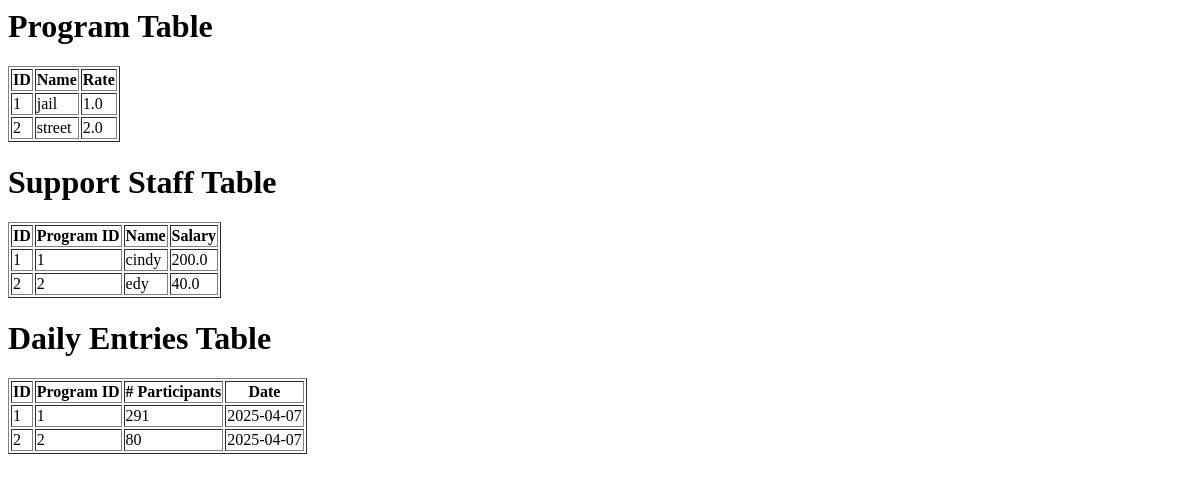
The app's page /view_database, older data.
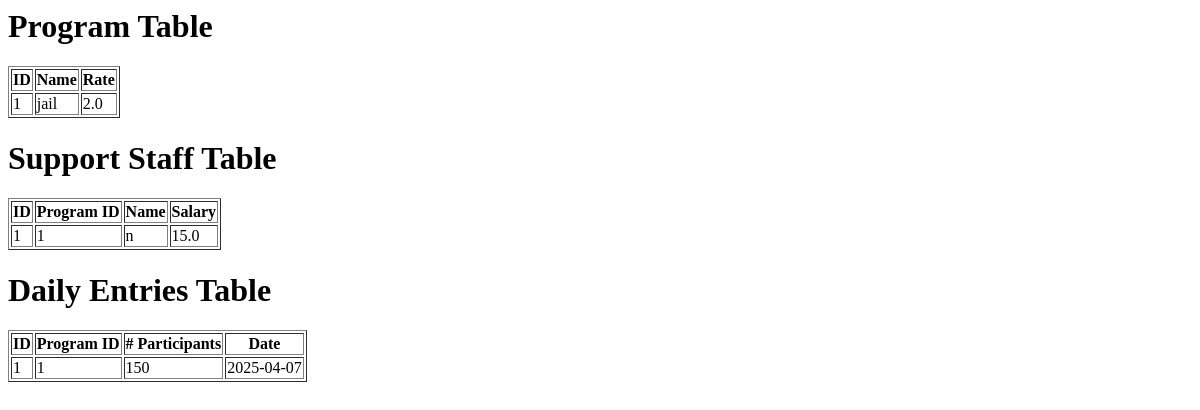
The same page, newer data.
### app/models.py (models this page shows, shortened)
class ProgramModel(db.Model):
    __tablename__ = 'program_model'
    id = db.Column(db.Integer, primary_key=True)
    name = db.Column(db.String(100), nullable=False)
    rate = db.Column(db.Float, nullable=False)

class CostsPerProgramModel(db.Model):
    id = db.Column(db.Integer, primary_key=True)
    program_id = db.Column(db.Integer, db.ForeignKey('program_model.id'), nullable=False)
    name = db.Column(db.String(100), nullable=False)
    salary = db.Column(db.Float, nullable=False)

class DailyEntriesModel(db.Model):
    id = db.Column(db.Integer, primary_key=True)
    number_of_participants = db.Column(db.Integer, nullable=False)
    program_id = db.Column(db.Integer, db.ForeignKey('program_model.id'), nullable=False)
    date = db.Column(db.Date, nullable=False, default=date.today())

### app/routes.py (the view)
@main.route('/view_database')
def view_database():
    programs = ProgramModel.query.all()
    staff = CostsPerProgramModel.query.all()
    entries = DailyEntriesModel.query.all()
    return render_template('view_database.html', programs=programs, staff=staff, entries=entries)

### app/templates/view_database.html
<h1>Program Table</h1>
<table border="1">
    <tr>
        <th>ID</th><th>Name</th><th>Rate</th>
    </tr>
    {% for program in programs %}
    <tr>
        <td>{{ program.id }}</td>
        <td>{{ program.name }}</td>
        <td>{{ program.rate }}</td>
    </tr>
    {% endfor %}
</table>
<h1>Support Staff Table</h1>
<table border="1">
    <tr>
        <th>ID</th><th>Program ID</th><th>Name</th><th>Salary</th>
    </tr>
    {% for staff_member in staff %}
    <tr>
        <td>{{ staff_member.id }}</td>
        <td>{{ staff_member.program_id }}</td>
        <td>{{ staff_member.name }}</td>
        <td>{{ staff_member.salary }}</td>
    </tr>
    {% endfor %}
</table>
<h1>Daily Entries Table</h1>
<table border="1">
    <tr>
        <th>ID</th><th>Program ID</th><th># Participants</th><th>Date</th>
    </tr>
    {% for entry in entries %}
    <tr>
        <td>{{ entry.id }}</td>
        <td>{{ entry.program_id }}</td>
        <td>{{ entry.number_of_participants }}</td>
        <td>{{ entry.date }}</td>
    </tr>
    {% endfor %}
</table>

Row changes from the older to the newer data that the page shows:
removed ProgramModel: id "2", name "street", rate "2.0"
removed CostsPerProgramModel: id "2", program_id "2", name "edy", salary "40.0"
removed DailyEntriesModel: id "2", program_id "2", number_of_participants "80", date "2025-04-07"
changed ProgramModel "jail": rate "1.0" → "2.0"
changed CostsPerProgramModel id 1: name "cindy" → "n"; salary "200.0" → "15.0"
changed DailyEntriesModel id 1: number_of_participants "291" → "150"
